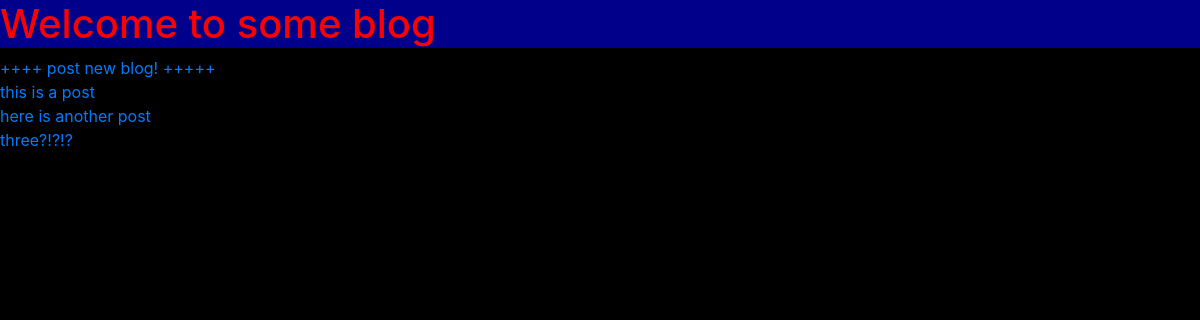
The app's page /, older data.
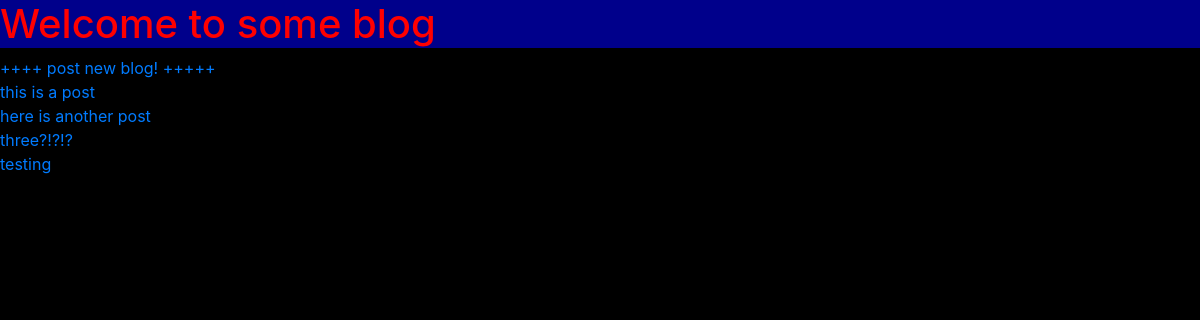
The same page, newer data.
### blog/models.py (models this page shows, shortened)
class Post(models.Model):
    title = models.CharField(max_length=200)
    author = models.ForeignKey('auth.User', on_delete=models.CASCADE)
    body = models.TextField()

### blog/views.py (the view)
# urls.py: path('', HomePageView.as_view(), name='home'),
class HomePageView(ListView):
    template_name = "home.html"
    model = Post

### templates/home.html
{% extends 'base.html' %}
{% block content %}
<a href="/new">++++ post new blog! +++++</a>
{% for post in object_list %}
    <div class="post">
        <a href="{% url 'post_detail' post.pk %}"> {{post.title}}</a>
    <div>
{% endfor %}
{% endblock content %}

Row changes from the older to the newer data that the page shows:
added Post: title "testing"
